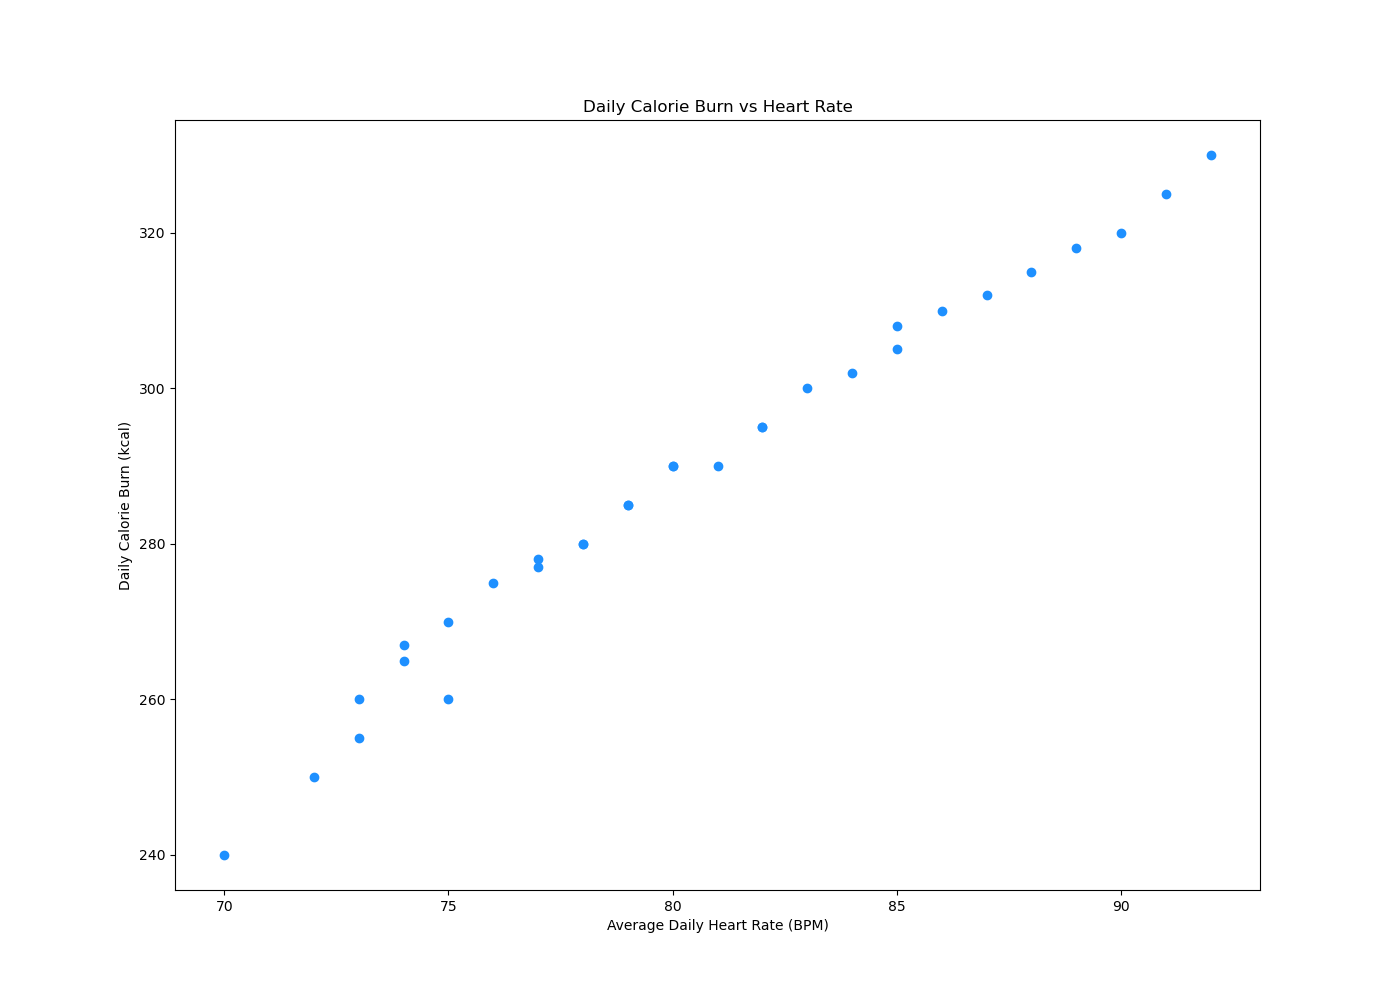

This chart was generated by the following Python code:

import matplotlib.pyplot as plt

# Define the data for the scatterplot
days = [1, 2, 3, 4, 5, 6, 7, 8, 9, 10, 11, 12, 13, 14, 15, 16, 17, 18, 19, 20,
        21, 22, 23, 24, 25, 26, 27, 28, 29, 30, 31]
heart_rates = [72, 75, 70, 78, 74, 73, 76, 77, 79, 80, 82, 74, 73, 81, 83, 75, 78,
               77, 79, 82, 80, 85, 84, 86, 88, 87, 85, 89, 90, 91, 92]
calorie_burn = [250, 260, 240, 280, 265, 255, 275, 277, 285, 290, 295, 267, 260, 290,
                300, 270, 280, 278, 285, 295, 290, 305, 302, 310, 315, 312, 308,
                318, 320, 325, 330]

# Create the scatterplot
plt.figure(figsize=(14, 10))  # Change width and height of the chart reasonably
plt.scatter(heart_rates, calorie_burn, color='#1E90FF')  # Modify the color scheme using a specific color code

# Apply labels and a title to the scatterplot
plt.xlabel('Average Daily Heart Rate (BPM)')
plt.ylabel('Daily Calorie Burn (kcal)')
plt.title('Daily Calorie Burn vs Heart Rate')

# Display the scatterplot
plt.show()
